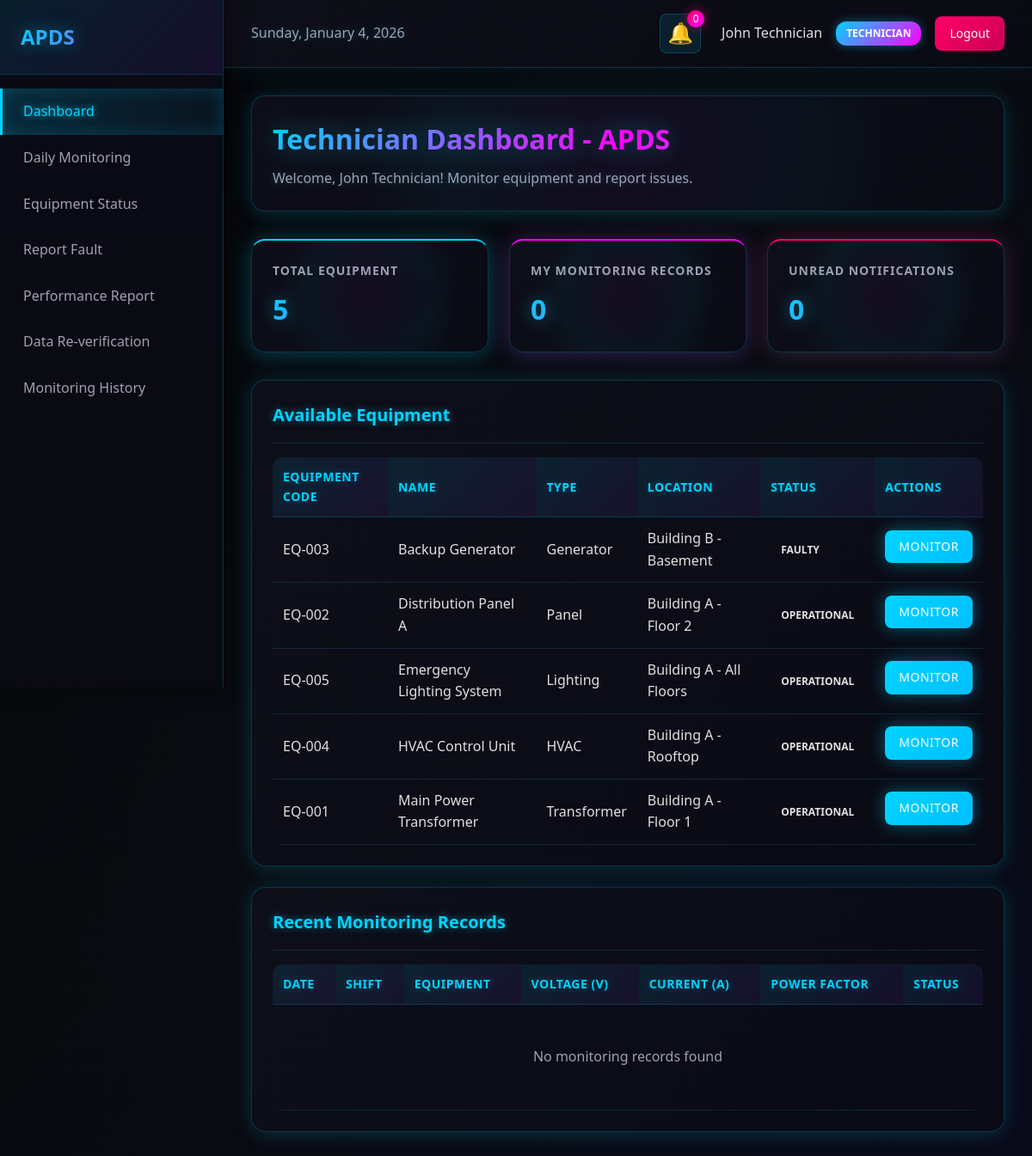
Before: /dashboard/technician (signed in) with the older database file.
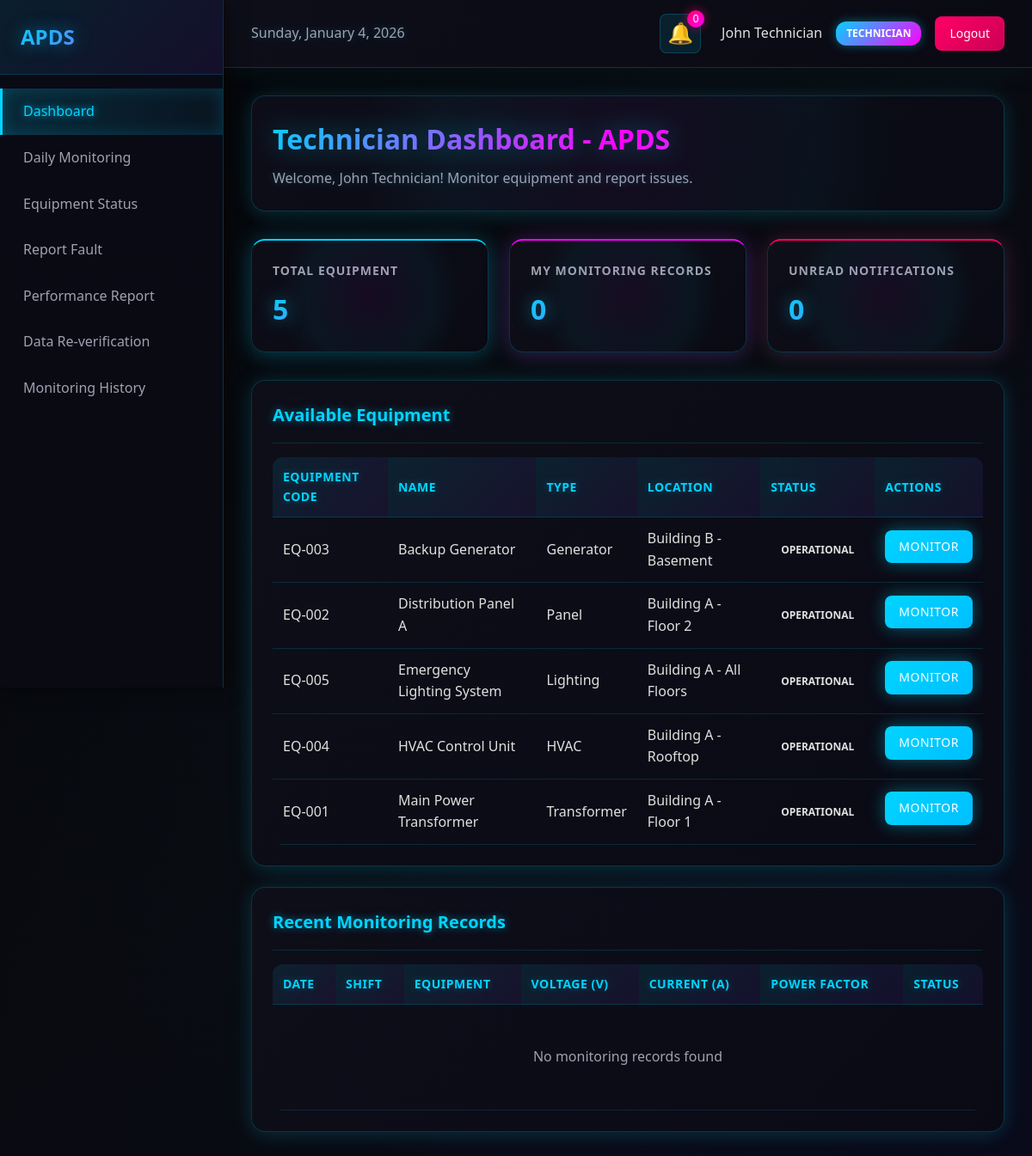
After: the same page with the newer database file.
### tables this page shows
CREATE TABLE users (
                id INTEGER PRIMARY KEY AUTOINCREMENT,
                username TEXT UNIQUE NOT NULL,
                email TEXT UNIQUE NOT NULL,
                password_hash TEXT NOT NULL,
                role TEXT NOT NULL CHECK(role IN ('technician', 'engineer', 'dm', 'dgm', 'vendor')),
                full_name TEXT NOT NULL,
                department TEXT,
                created_at TIMESTAMP DEFAULT CURRENT_TIMESTAMP,
                is_active INTEGER DEFAULT 1
            );

CREATE TABLE equipment (
                id INTEGER PRIMARY KEY AUTOINCREMENT,
                equipment_code TEXT UNIQUE NOT NULL,
                equipment_name TEXT NOT NULL,
                equipment_type TEXT NOT NULL,
                location TEXT NOT NULL,
                status TEXT DEFAULT 'operational' CHECK(status IN ('operational', 'maintenance', 'faulty', 'decommissioned')),
                last_maintenance_date DATE,
                next_maintenance_date DATE,
                created_at TIMESTAMP DEFAULT CURRENT_TIMESTAMP
            );

### app/routes/dashboard_routes.py (the view)
@dashboard_bp.route('/dashboard/technician')
def technician_dashboard():
    auth_check = require_auth()
    if auth_check:
        return auth_check
    user = auth_controller.get_current_user()
    if user['role'] != 'technician':
        return redirect(auth_controller._get_role_dashboard(user['role']))
    notifications = notification_controller.get_user_notifications(unread_only=True)
    equipment = equipment_controller.get_all_equipment()
    return render_template('dashboards/technician.html',
                         user=user,
                         notifications=notifications.get('data', []),
                         equipment=equipment.get('data', []))

### app/controllers/auth_controller.py (called while the page is built)
    def get_current_user(self) -> dict:
        if 'user_id' not in session:
            return None
        user = self.auth_service.get_user_by_id(session['user_id'])
        if user:
            return user.to_dict()
        return None

    def is_authenticated(self) -> bool:
        return 'user_id' in session

### app/controllers/equipment_controller.py (called while the page is built)
    def get_all_equipment(self) -> dict:
        try:
            equipment_list = self.equipment_repository.find_all()
            return {
                'success': True,
                'data': [eq.to_dict() for eq in equipment_list]
            }
        except Exception as e:
            return {
                'success': False,
                'message': str(e)
            }

### app/controllers/notification_controller.py (called while the page is built)
    def get_user_notifications(self, unread_only: bool = False) -> dict:
        try:
            user_id = session.get('user_id')
            if not user_id:
                return {'success': False, 'message': 'Not authenticated'}
            notifications = self.notification_service.get_user_notifications(user_id, unread_only)
            return {
                'success': True,
                'data': [notif.to_dict() for notif in notifications]
            }
        except Exception as e:
            return {
                'success': False,
                'message': str(e)
            }

### app/models/equipment.py (called while the page is built)
    @classmethod
    def from_dict(cls, data: dict):
        return cls(
            id=data.get('id'),
            equipment_code=data.get('equipment_code', ''),
            equipment_name=data.get('equipment_name', ''),
            equipment_type=data.get('equipment_type', ''),
            location=data.get('location', ''),
            status=data.get('status', 'operational'),
            last_maintenance_date=datetime.fromisoformat(data['last_maintenance_date']).date() if data.get('last_maintenance_date') else None,
            next_maintenance_date=datetime.fromisoformat(data['next_maintenance_date']).date() if data.get('next_maintenance_date') else None,
            created_at=datetime.fromisoformat(data['created_at']) if data.get('created_at') else None
        )

### app/models/user.py (called while the page is built)
    def to_dict(self) -> dict:
        return {
            'id': self.id,
            'username': self.username,
            'email': self.email,
            'role': self.role,
            'full_name': self.full_name,
            'created_at': self.created_at.isoformat() if self.created_at else None,
            'is_active': self.is_active
        }

### app/templates/dashboards/technician.html (shortened to what this page needs)
{% extends "base.html" %}
{% block sidebar_menu %}
<a href="{{ url_for('dashboard.technician_dashboard') }}" class="active">Dashboard</a>
<a href="{{ url_for('forms.daily_monitoring') }}">Daily Monitoring</a>
<a href="{{ url_for('forms.equipment_status') }}">Equipment Status</a>
<a href="{{ url_for('forms.report_fault') }}">Report Fault</a>
<a href="{{ url_for('forms.performance_report') }}">Performance Report</a>
<a href="{{ url_for('forms.data_reverification') }}">Data Re-verification</a>
<a href="{{ url_for('views.monitoring_history') }}">Monitoring History</a>
{% endblock %}
{% block content %}
<div class="dashboard-header">
    <h1>Technician Dashboard - APDS</h1>
    <p>Welcome, {{ user.full_name }}! Monitor equipment and report issues.</p>
</div>
<div class="stats-grid">
    <div class="stat-card">
        <div class="stat-card-title">Total Equipment</div>
        <div class="stat-card-value" id="totalEquipment">{{ equipment|length }}</div>
    </div>
    <div class="stat-card">
        <div class="stat-card-title">My Monitoring Records</div>
        <div class="stat-card-value" id="myRecords">-</div>
    </div>
    <div class="stat-card">
        <div class="stat-card-title">Unread Notifications</div>
        <div class="stat-card-value" id="unreadCount">{{ notifications|length }}</div>
    </div>
</div>
<div class="card">
    <div class="card-header">
        <h2 class="card-title">Available Equipment</h2>
    </div>
    <div class="table-container">
        <table>
            <thead>
                <tr>
                    <th>Equipment Code</th>
                    <th>Name</th>
                    <th>Type</th>
                    <th>Location</th>
                    <th>Status</th>
                    <th>Actions</th>
                </tr>
            </thead>
            <tbody id="equipmentTable">
                {% for eq in equipment %}
                <tr>
                    <td>{{ eq.equipment_code }}</td>
                    <td>{{ eq.equipment_name }}</td>
                    <td>{{ eq.equipment_type }}</td>
                    <td>{{ eq.location }}</td>
                    <td>
                        <span class="status-badge status-{{ eq.status }}">
                            {{ eq.status }}
                        </span>
                    </td>
                    <td>
                        <a href="{{ url_for('forms.daily_monitoring', equipment_id=eq.id) }}" class="btn btn-primary" style="padding: 0.5rem 1rem; font-size: 0.875rem;">Monitor</a>
                    </td>
                </tr>
                {% endfor %}
            </tbody>
        </table>
    </div>
</div>
<div class="card">
    <div class="card-header">
        <h2 class="card-title">Recent Monitoring Records</h2>
    </div>
    <div class="table-container">
        <table id="monitoringTable">
            <thead>
                <tr>
                    <th>Date</th>
                    <th>Shift</th>
                    <th>Equipment</th>
                    <th>Voltage (V)</th>
                    <th>Current (A)</th>
                    <th>Power Factor</th>
                    <th>Status</th>
                </tr>
            </thead>
            <tbody>
            </tbody>
        </table>
    </div>
</div>
{% endblock %}

### app/templates/base.html (shortened to what this page needs)
<!DOCTYPE html>
<html lang="en">
<head>
    <link rel="stylesheet" href="{{ url_for('static', filename='css/main.css') }}">
</head>
<body>
    {% if user %}
    <div class="dashboard-container">
        <aside class="sidebar">
            <div class="sidebar-header">
                <h2>APDS</h2>
            </div>
            <nav class="sidebar-nav">
                {% block sidebar_menu %}{% endblock %}
            </nav>
        </aside>
        <div class="main-content">
            <header class="top-navbar">
                <div class="navbar-left">
                    <span class="current-date" id="currentDate"></span>
                </div>
                <div class="navbar-right">
                    <div class="notifications-dropdown">
                        <button class="notification-btn" id="notificationBtn">
                            🔔
                            <span class="notification-badge" id="notificationBadge">0</span>
                        </button>
                    </div>
                    <div class="user-profile">
                        <span class="user-name">{{ user.full_name }}</span>
                        <span class="user-role">{{ user.role|upper }}</span>
                        <a href="{{ url_for('auth.logout') }}" class="logout-btn">Logout</a>
                    </div>
                </div>
            </header>
            <main class="content-area">
                {% block content %}{% endblock %}
            </main>
        </div>
    </div>
    {% else %}
    <div class="auth-container">
        {% block auth_content %}{% endblock %}
    </div>
    {% endif %}
</body>
</html>

Changed rows visible on the page:
changed equipment "EQ-003": status "FAULTY" → "OPERATIONAL"
